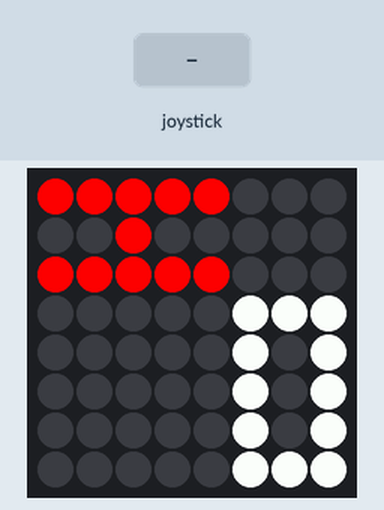
The program below on a simulated Raspberry Pi (BCM pin numbers) with a Sense HAT. Parts: the Sense HAT's 8×8 RGB LED matrix. Inputs (shaded band) come from the test bench.

Above: at 1.2 s.
1.3 s: joystick pushed up
At 2.0 s:
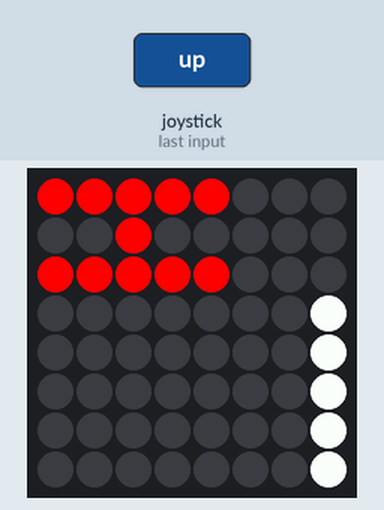
2.8 s: joystick clicked
At 4.0 s:
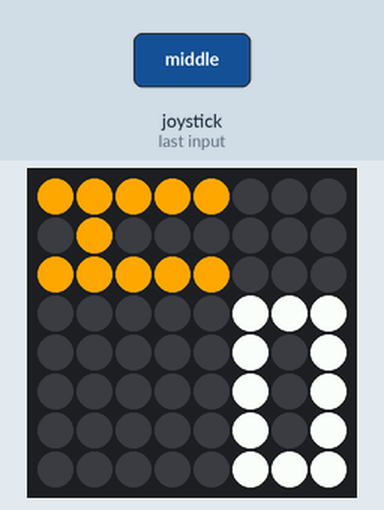
4.3 s: joystick pushed up
At 5.5 s:
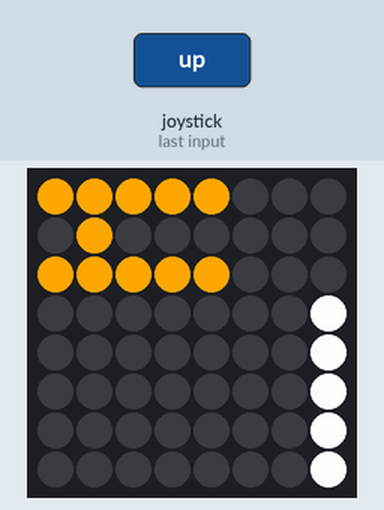
5.8 s: joystick clicked
At 6.5 s:
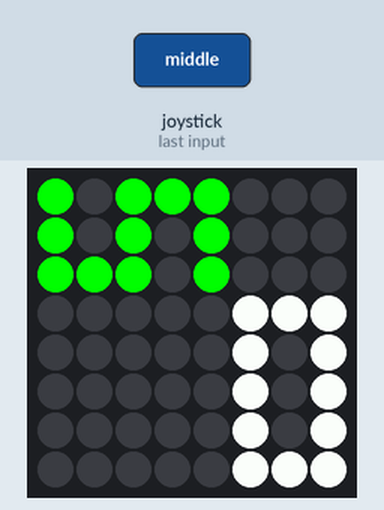
7.3 s: joystick pushed up
At 7.7 s:
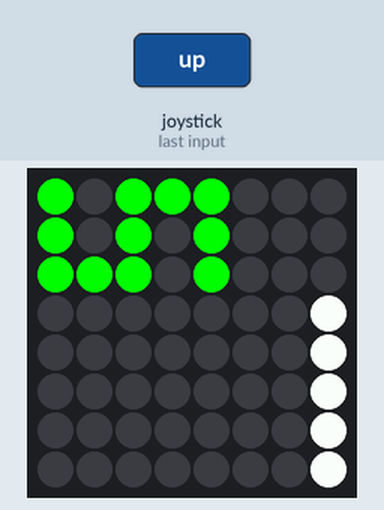
8.8 s: joystick clicked
At 9.6 s:
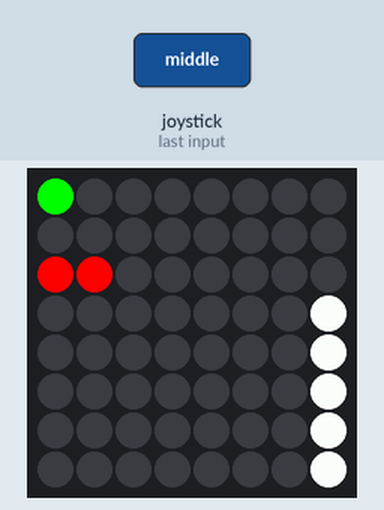
Timing chart, 0 to 11.8 s (numbered marks = the images above; inputs shaded):
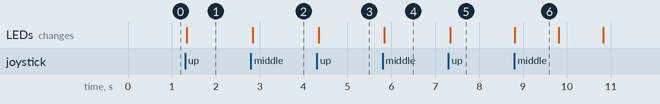

The program:

countdown_timer_extended.py
```python
from sense_hat import SenseHat
from time import sleep

sense = SenseHat()

sense.clear()

color = (255,255,255)

def show_pixels(numbers):
  for y in range(1,9):
      for x in range(0,8):
          pixel = numbers[((y-1)*8)+x]
          if pixel > 1:
              if pixel == 2:
                  sense.set_pixel(x, y-1, 0, 255, 0)
              elif pixel == 3:
                  sense.set_pixel(x, y-1, 255, 165, 0)
              elif pixel == 4:
                  sense.set_pixel(x, y-1, 255, 0, 0)
          else:
              sense.set_pixel(x, y-1, pixel*color[0], pixel*color[1], pixel*color[2])

DIGIT = [1,1,1,1,0,1,1,0,1,1,0,1,1,1,1, #0
         0,0,1,0,0,1,0,0,1,0,0,1,0,0,1, #1
         1,1,1,0,0,1,1,1,1,1,0,0,1,1,1, #2
         1,1,1,0,0,1,1,1,1,0,0,1,1,1,1, #3
         1,0,1,1,0,1,1,1,1,0,0,1,0,0,1, #4
         1,1,1,1,0,0,1,1,1,0,0,1,1,1,1, #5
         1,1,1,1,0,0,1,1,1,1,0,1,1,1,1, #6
         1,1,1,0,0,1,0,0,1,0,0,1,0,0,1, #7
         1,1,1,1,0,1,1,1,1,1,0,1,1,1,1, #8
         1,1,1,1,0,1,1,1,1,0,0,1,1,1,1] #9

def get_digit(num):

    if num == 60:
      return (0,0)
    first_digit = int(num / 10)
    second_digit = num-(int(num/10)*10)
    return (first_digit, second_digit)

input = 0

def show_numbers(num):

    digit = get_digit(num)

    numbers = []
    for j in range(0,5):
        temp = []
        if digit[0] != 0:
            temp_digit_first = DIGIT[15*digit[0] + (j*3) : 15*digit[0] + (j*3) +3]
        else:
            temp_digit_first = [0] * 3
        temp_digit_second = DIGIT[15*digit[1] + (j*3) : 15*digit[1] + (j*3) +3]
        temp = temp + [0] + temp_digit_first + [0] + temp_digit_second
        numbers += temp

    emp = [0]*24
    if input != 0:
        if input == 1:
            emp = [4]*5+[0]*5+[4]+[0]*5+[4]*5+[0]*3
        elif input == 2:
            emp = [3]*5+[0]*4+[3]+[0]*6+[3]*5+[0]*3
        elif input == 3:
            emp = [2]+[0]+[2]*3+[0]*3+[2,0]*3+[0]*2+[2]*3+[0]+[2]+[0]*3

    pixels = emp + numbers
    show_pixels(pixels)

def gen_dotTimerPixel(time):

    if time <= 60:
      return [0]*24

    half_hour = int(time / 1800)
    time = time % 1800

    five_mins = int(time / 300)
    time = time % 300

    mins = int(time / 60)

    pi_mins = [2]*mins + [0]*(8-mins)
    pi_five_mins = [3]*five_mins + [0]*(8-five_mins)
    pi_half_hour = [4]*half_hour + [0]*(8-half_hour)
    return pi_mins + pi_five_mins + pi_half_hour

hr_sel = 0
input = 1
show_numbers(hr_sel)

c = True
while(c):
    for event in sense.stick.get_events():
        if event.action == "pressed":
            if event.direction == "up":
                if hr_sel < 4:
                    hr_sel += 1
                elif hr_sel == 4:
                    hr_sel = 0
            elif event.direction == "down":
                if hr_sel > 0:
                    hr_sel -= 1
                elif hr_sel == 0:
                    hr_sel = 4
            elif event.direction == "middle":
                c = False
                break
        show_numbers(hr_sel)

c = True
min_sel = 0
if hr_sel == 4:
    c = False
else:
    input = 2
    show_numbers(min_sel)

while(c):
    for event in sense.stick.get_events():
        if event.action == "pressed":
            if event.direction == "up":
                if min_sel < 59:
                    min_sel += 1
                elif min_sel == 59:
                    min_sel = 0
            elif event.direction == "down":
                if min_sel > 0:
                    min_sel -= 1
                elif min_sel == 0:
                    min_sel = 59
            elif event.direction == "middle":
                c = False
                break
        show_numbers(min_sel)

c = True
sec_sel = 0
if hr_sel == 4:
    c = False
else:
    input = 3
    show_numbers(sec_sel)

while(c):
    for event in sense.stick.get_events():
        if event.action == "pressed":
            if event.direction == "up":
                if sec_sel < 59:
                    sec_sel += 1
                elif sec_sel == 59:
                    sec_sel = 0
            elif event.direction == "down":
                if sec_sel > 0:
                    sec_sel -= 1
                elif sec_sel == 0:
                    sec_sel = 59
            elif event.direction == "middle":
                c = False
                break
        show_numbers(sec_sel)

time = (hr_sel*3600) + (min_sel*60) + sec_sel
input = 0

sec = 0
while(time > 0):

    if time % 60 == 0:
      sec += 60
    else:
      sec = time % 60

    dotTimerPixel = gen_dotTimerPixel(time)

    digit = get_digit(sec)

    numbers = []
    for j in range(0,5):
        temp = []
        if digit[0] != 0:
            temp_digit_first = DIGIT[15*digit[0] + (j*3) : 15*digit[0] + (j*3) +3]
        else:
            temp_digit_first = [0] * 3
        temp_digit_second = DIGIT[15*digit[1] + (j*3) : 15*digit[1] + (j*3) +3]
        temp = temp + [0] + temp_digit_first + [0] + temp_digit_second
        numbers += temp

    sec -= 1
    time -= 1

    pixels = dotTimerPixel + numbers
    show_pixels(pixels)
    sleep(1)

smile = [0]*8 + ([0,1,1,0]*4) + [0]*8 + ([0,1,1,0]*2) + [0] + [1]*6 + [0]*3 + [1]*4 + [0]*10
show_pixels(smile)
```

Measured:
- after the input at 1.3 s, the LEDs: change at once (image 1)
- after the input at 2.8 s, the LEDs: change at once (image 2)
- after the input at 4.3 s, the LEDs: change at once (image 3)
- after the input at 5.8 s, the LEDs: change at once (image 4)
- after the input at 7.3 s, the LEDs: change at once (image 5)
- after the input at 8.8 s, the LEDs: change at once (image 6)
- what the display in image 6 shows lasts 1.0 s, from 8.8 s to 9.8 s
